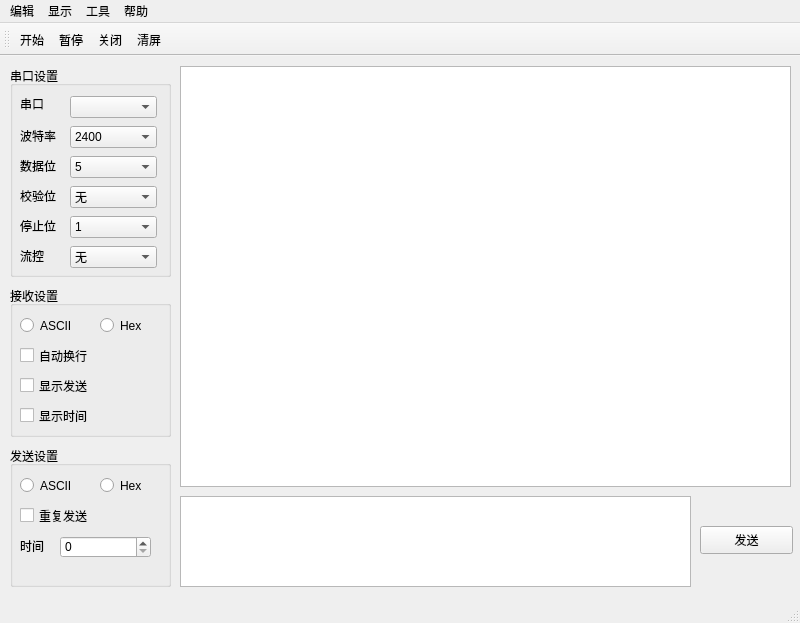
<?xml version="1.0" encoding="UTF-8"?>
<ui version="4.0">
 <class>MainWindow</class>
 <widget class="QMainWindow" name="MainWindow">
  <property name="geometry">
   <rect>
    <x>0</x>
    <y>0</y>
    <width>800</width>
    <height>623</height>
   </rect>
  </property>
  <property name="windowTitle">
   <string>MainWindow</string>
  </property>
  <widget class="QWidget" name="centralwidget">
   <widget class="QPushButton" name="pushButton">
    <property name="geometry">
     <rect>
      <x>700</x>
      <y>470</y>
      <width>93</width>
      <height>28</height>
     </rect>
    </property>
    <property name="text">
     <string>发送</string>
    </property>
   </widget>
   <widget class="QGroupBox" name="groupBox">
    <property name="geometry">
     <rect>
      <x>10</x>
      <y>10</y>
      <width>161</width>
      <height>211</height>
     </rect>
    </property>
    <property name="title">
     <string>串口设置</string>
    </property>
    <widget class="QLabel" name="label">
     <property name="geometry">
      <rect>
       <x>10</x>
       <y>30</y>
       <width>41</width>
       <height>16</height>
      </rect>
     </property>
     <property name="text">
      <string>串口</string>
     </property>
    </widget>
    <widget class="QComboBox" name="comboBox_uart">
     <property name="geometry">
      <rect>
       <x>60</x>
       <y>30</y>
       <width>87</width>
       <height>22</height>
      </rect>
     </property>
    </widget>
    <widget class="QLabel" name="label_2">
     <property name="geometry">
      <rect>
       <x>10</x>
       <y>60</y>
       <width>51</width>
       <height>20</height>
      </rect>
     </property>
     <property name="text">
      <string>波特率</string>
     </property>
    </widget>
    <widget class="QComboBox" name="comboBox_baud">
     <property name="geometry">
      <rect>
       <x>60</x>
       <y>60</y>
       <width>87</width>
       <height>22</height>
      </rect>
     </property>
     <item>
      <property name="text">
       <string>2400</string>
      </property>
     </item>
     <item>
      <property name="text">
       <string>4800</string>
      </property>
     </item>
     <item>
      <property name="text">
       <string>9600</string>
      </property>
     </item>
     <item>
      <property name="text">
       <string>19200</string>
      </property>
     </item>
     <item>
      <property name="text">
       <string>38400</string>
      </property>
     </item>
     <item>
      <property name="text">
       <string>57600</string>
      </property>
     </item>
     <item>
      <property name="text">
       <string>115200</string>
      </property>
     </item>
     <item>
      <property name="text">
       <string>128000</string>
      </property>
     </item>
     <item>
      <property name="text">
       <string>256000</string>
      </property>
     </item>
     <item>
      <property name="text">
       <string>921600</string>
      </property>
     </item>
    </widget>
    <widget class="QComboBox" name="comboBox_databit">
     <property name="geometry">
      <rect>
       <x>60</x>
       <y>90</y>
       <width>87</width>
       <height>22</height>
      </rect>
     </property>
     <item>
      <property name="text">
       <string>5</string>
      </property>
     </item>
     <item>
      <property name="text">
       <string>6</string>
      </property>
     </item>
     <item>
      <property name="text">
       <string>7</string>
      </property>
     </item>
     <item>
      <property name="text">
       <string>8</string>
      </property>
     </item>
    </widget>
    <widget class="QLabel" name="label_3">
     <property name="geometry">
      <rect>
       <x>10</x>
       <y>90</y>
       <width>51</width>
       <height>20</height>
      </rect>
     </property>
     <property name="text">
      <string>数据位</string>
     </property>
    </widget>
    <widget class="QComboBox" name="comboBox_polarity">
     <property name="geometry">
      <rect>
       <x>60</x>
       <y>120</y>
       <width>87</width>
       <height>22</height>
      </rect>
     </property>
     <item>
      <property name="text">
       <string>无</string>
      </property>
     </item>
     <item>
      <property name="text">
       <string>奇校验</string>
      </property>
     </item>
     <item>
      <property name="text">
       <string>偶校验</string>
      </property>
     </item>
    </widget>
    <widget class="QLabel" name="label_4">
     <property name="geometry">
      <rect>
       <x>10</x>
       <y>120</y>
       <width>51</width>
       <height>20</height>
      </rect>
     </property>
     <property name="text">
      <string>校验位</string>
     </property>
    </widget>
    <widget class="QComboBox" name="comboBox_stopbit">
     <property name="geometry">
      <rect>
       <x>60</x>
       <y>150</y>
       <width>87</width>
       <height>22</height>
      </rect>
     </property>
     <item>
      <property name="text">
       <string>1</string>
      </property>
     </item>
     <item>
      <property name="text">
       <string>1.5</string>
      </property>
     </item>
     <item>
      <property name="text">
       <string>2</string>
      </property>
     </item>
    </widget>
    <widget class="QLabel" name="label_5">
     <property name="geometry">
      <rect>
       <x>10</x>
       <y>150</y>
       <width>51</width>
       <height>20</height>
      </rect>
     </property>
     <property name="text">
      <string>停止位</string>
     </property>
    </widget>
    <widget class="QComboBox" name="comboBox_flow">
     <property name="geometry">
      <rect>
       <x>60</x>
       <y>180</y>
       <width>87</width>
       <height>22</height>
      </rect>
     </property>
     <item>
      <property name="text">
       <string>无</string>
      </property>
     </item>
     <item>
      <property name="text">
       <string>RTS/CTS</string>
      </property>
     </item>
     <item>
      <property name="text">
       <string>XON/XOFF</string>
      </property>
     </item>
    </widget>
    <widget class="QLabel" name="label_6">
     <property name="geometry">
      <rect>
       <x>10</x>
       <y>180</y>
       <width>51</width>
       <height>20</height>
      </rect>
     </property>
     <property name="text">
      <string>流控</string>
     </property>
    </widget>
   </widget>
   <widget class="QGroupBox" name="groupBox_2">
    <property name="geometry">
     <rect>
      <x>10</x>
      <y>230</y>
      <width>161</width>
      <height>151</height>
     </rect>
    </property>
    <property name="title">
     <string>接收设置</string>
    </property>
    <widget class="QRadioButton" name="radioButton">
     <property name="geometry">
      <rect>
       <x>10</x>
       <y>30</y>
       <width>61</width>
       <height>19</height>
      </rect>
     </property>
     <property name="text">
      <string>ASCII</string>
     </property>
    </widget>
    <widget class="QRadioButton" name="radioButton_2">
     <property name="geometry">
      <rect>
       <x>90</x>
       <y>30</y>
       <width>61</width>
       <height>19</height>
      </rect>
     </property>
     <property name="text">
      <string>Hex</string>
     </property>
    </widget>
    <widget class="QCheckBox" name="checkBox">
     <property name="geometry">
      <rect>
       <x>10</x>
       <y>60</y>
       <width>91</width>
       <height>19</height>
      </rect>
     </property>
     <property name="text">
      <string>自动换行</string>
     </property>
    </widget>
    <widget class="QCheckBox" name="checkBox_2">
     <property name="geometry">
      <rect>
       <x>10</x>
       <y>90</y>
       <width>91</width>
       <height>19</height>
      </rect>
     </property>
     <property name="text">
      <string>显示发送</string>
     </property>
    </widget>
    <widget class="QCheckBox" name="checkBox_3">
     <property name="geometry">
      <rect>
       <x>10</x>
       <y>120</y>
       <width>91</width>
       <height>19</height>
      </rect>
     </property>
     <property name="text">
      <string>显示时间</string>
     </property>
    </widget>
   </widget>
   <widget class="QGroupBox" name="groupBox_3">
    <property name="geometry">
     <rect>
      <x>10</x>
      <y>390</y>
      <width>161</width>
      <height>141</height>
     </rect>
    </property>
    <property name="title">
     <string>发送设置</string>
    </property>
    <widget class="QRadioButton" name="radioButton_3">
     <property name="geometry">
      <rect>
       <x>90</x>
       <y>30</y>
       <width>61</width>
       <height>19</height>
      </rect>
     </property>
     <property name="text">
      <string>Hex</string>
     </property>
    </widget>
    <widget class="QRadioButton" name="radioButton_4">
     <property name="geometry">
      <rect>
       <x>10</x>
       <y>30</y>
       <width>61</width>
       <height>19</height>
      </rect>
     </property>
     <property name="text">
      <string>ASCII</string>
     </property>
    </widget>
    <widget class="QCheckBox" name="checkBox_4">
     <property name="geometry">
      <rect>
       <x>10</x>
       <y>60</y>
       <width>91</width>
       <height>19</height>
      </rect>
     </property>
     <property name="text">
      <string>重复发送</string>
     </property>
    </widget>
    <widget class="QLabel" name="label_7">
     <property name="geometry">
      <rect>
       <x>10</x>
       <y>90</y>
       <width>51</width>
       <height>20</height>
      </rect>
     </property>
     <property name="text">
      <string>时间</string>
     </property>
    </widget>
    <widget class="QSpinBox" name="spinBox">
     <property name="geometry">
      <rect>
       <x>50</x>
       <y>90</y>
       <width>91</width>
       <height>22</height>
      </rect>
     </property>
    </widget>
   </widget>
   <widget class="QTextBrowser" name="textBrowser">
    <property name="geometry">
     <rect>
      <x>180</x>
      <y>10</y>
      <width>611</width>
      <height>421</height>
     </rect>
    </property>
   </widget>
   <widget class="QTextBrowser" name="textBrowser_2">
    <property name="geometry">
     <rect>
      <x>180</x>
      <y>440</y>
      <width>511</width>
      <height>91</height>
     </rect>
    </property>
   </widget>
  </widget>
  <widget class="QMenuBar" name="menubar">
   <property name="geometry">
    <rect>
     <x>0</x>
     <y>0</y>
     <width>800</width>
     <height>26</height>
    </rect>
   </property>
   <widget class="QMenu" name="menu">
    <property name="title">
     <string>编辑</string>
    </property>
    <addaction name="action_start"/>
    <addaction name="action_pause"/>
    <addaction name="action_exit"/>
    <addaction name="action_clear"/>
   </widget>
   <widget class="QMenu" name="menu_2">
    <property name="title">
     <string>显示</string>
    </property>
    <addaction name="action_font"/>
    <addaction name="action_background"/>
   </widget>
   <widget class="QMenu" name="menu_3">
    <property name="title">
     <string>工具</string>
    </property>
    <addaction name="action_ascii"/>
    <addaction name="action_crc"/>
   </widget>
   <widget class="QMenu" name="menu_4">
    <property name="title">
     <string>帮助</string>
    </property>
    <addaction name="action_about"/>
   </widget>
   <addaction name="menu"/>
   <addaction name="menu_2"/>
   <addaction name="menu_3"/>
   <addaction name="menu_4"/>
  </widget>
  <widget class="QStatusBar" name="statusbar"/>
  <widget class="QToolBar" name="toolBar">
   <property name="windowTitle">
    <string>toolBar</string>
   </property>
   <attribute name="toolBarArea">
    <enum>TopToolBarArea</enum>
   </attribute>
   <attribute name="toolBarBreak">
    <bool>false</bool>
   </attribute>
   <addaction name="action_start"/>
   <addaction name="action_pause"/>
   <addaction name="action_exit"/>
   <addaction name="action_clear"/>
  </widget>
  <action name="action_background">
   <property name="text">
    <string>背景颜色</string>
   </property>
  </action>
  <action name="action_ascii">
   <property name="text">
    <string>ASCII</string>
   </property>
  </action>
  <action name="action_crc">
   <property name="text">
    <string>CRC</string>
   </property>
  </action>
  <action name="action_about">
   <property name="text">
    <string>关于</string>
   </property>
  </action>
  <action name="action_start">
   <property name="icon">
    <iconset>
     <normaloff>image/start.ico</normaloff>image/start.ico</iconset>
   </property>
   <property name="text">
    <string>开始</string>
   </property>
  </action>
  <action name="action_pause">
   <property name="icon">
    <iconset>
     <normaloff>image/pause.ico</normaloff>image/pause.ico</iconset>
   </property>
   <property name="text">
    <string>暂停</string>
   </property>
  </action>
  <action name="action_exit">
   <property name="icon">
    <iconset>
     <normaloff>image/stop.ico</normaloff>image/stop.ico</iconset>
   </property>
   <property name="text">
    <string>关闭</string>
   </property>
  </action>
  <action name="action_clear">
   <property name="icon">
    <iconset>
     <normaloff>image/editclear.png</normaloff>image/editclear.png</iconset>
   </property>
   <property name="text">
    <string>清屏</string>
   </property>
  </action>
  <action name="action_font">
   <property name="text">
    <string>字体</string>
   </property>
  </action>
 </widget>
 <resources/>
 <connections/>
</ui>
